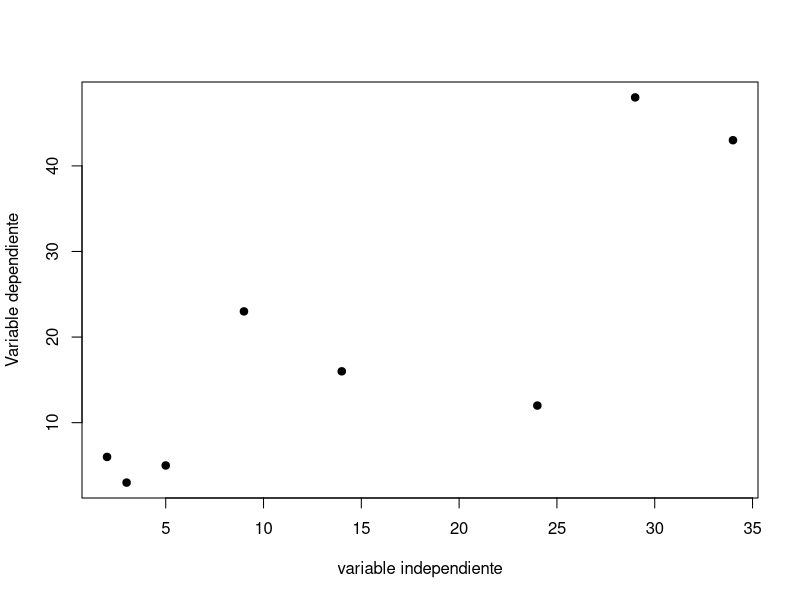
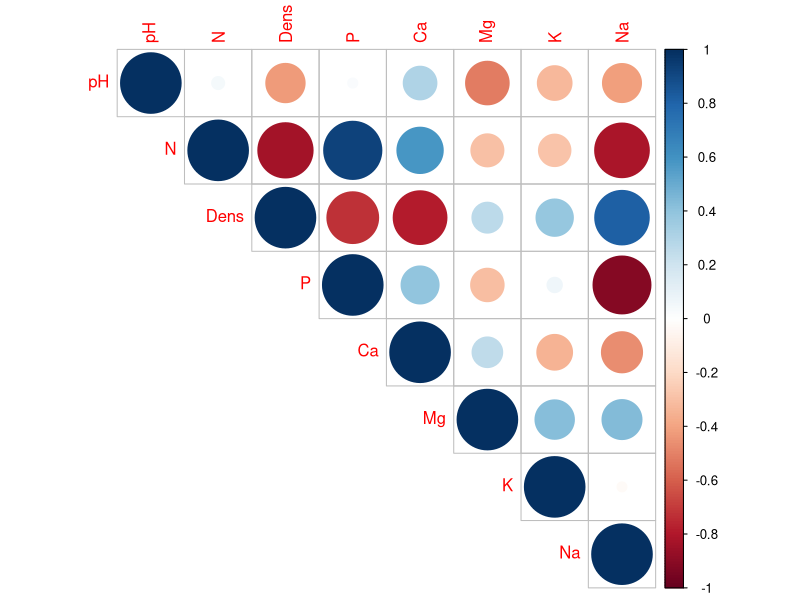

Write R code to recreate these figures, in order.
# Hugo Caralampio Vázquez Hernández
# 2176696
# 06/10/2023

# Importar datos de archivo excel a la consola de R
# Función "read.csv"

setwd("C:/UANL_FCF/REPOSITORIOS/Exp_Met_Est_AD2023/Tareas")

# TAREA_1 -----------------------------------------------------------------

# EJERCICIO_1 -------------------------------------------------------------

Ejercicio_1 <- read.csv("Ejercicio_1.csv", header = TRUE)

## Hipótesis nula
# Ho. la abundancia de efímeras está directamente relacionada a la velocidad de los arroyos.


Ejercicio_1<- read.csv("Ejercicio_1.csv", header = TRUE)
head(Ejercicio_1)
cor.test (Ejercicio_1$Speed, Ejercicio_1$Abundance, var.equal = T)

plot(Ejercicio_1$Speed, Ejercicio_1$Abundance,xlab = "variable independiente", ylab = "Variable dependiente", pch = 19)

## CONCLUSIONES Ejercicio_1 

# El valore de la correlación (r) es de 0.8441, lo que nos indica que es altamente significativa,  por lo que no se requiere aumentar la muestra para obtener más viabilidad 
# Mientras que el valor de P-value es de 0.008393.
# En la gráfica de dispersión nos indica que cuando el valor del eje de las X aumenta, también aumenta el de las ejes Y, el cual se considera una dispersión positiva
# Valores obtenidos(r= 0.8441408, Grados de libertad= 6, Valor de p-value= 0.008393)

# EJERCICIO_2 -------------------------------------------------------------

# Hipótesis 
## Las propiedades del suelo están relacionados de manera positiva con respecto al pH del suelo 

TAREA_1 <- read.csv("TAREA_1.csv", header = TRUE)

# Datos de la estructura del suelo

head(TAREA_1)
tail(TAREA_1)

# Análisis de correlación (pH - n(Estructura del suelo)

Estructura_suelo <- read.csv("Estructura_suelo.csv", header = TRUE)
cor.test(Estructura_suelo$pH, Estructura_suelo$N)
cor.test(Estructura_suelo$pH, Estructura_suelo$Dens)
cor.test(Estructura_suelo$pH, Estructura_suelo$P)
cor.test(Estructura_suelo$pH, Estructura_suelo$Ca)
cor.test(Estructura_suelo$pH, Estructura_suelo$Mg)
cor.test(Estructura_suelo$pH, Estructura_suelo$K)
cor.test(Estructura_suelo$pH, Estructura_suelo$Na)

# Datos con los estadísticos de interés (valores de r y p)

Correlaciones  <- read.csv("Correlaciones.csv", header = TRUE)
head(Correlaciones)

# generación del correlograma de la relación que hay entre los datos de suelo

Estructura_suelo  <- read.csv("Estructura_suelo.csv", header = TRUE)



library("corrplot")

Estructura_suelo.cor <- cor(Estructura_suelo, method = "pearson")
round(Estructura_suelo.cor, digits = 2)
corrplot(Estructura_suelo.cor, type = "upper")

# Conclusiones
# Se rechaza la hipótesis nula, debido a que no todas los componentes del suelo están relacionados de manera positiva con el pH del mismo, principalmente en los componentes "Dens, Mg, K y Na, donde los valores de correlación (r) son relativamente bajo, con una diferencia significativa, a excepción del Ca con un valor de R=0.03089
# En el Correlograma, los colores más tenues son de los valores de correlación más bajas (Dens, k, Mg y Na).



